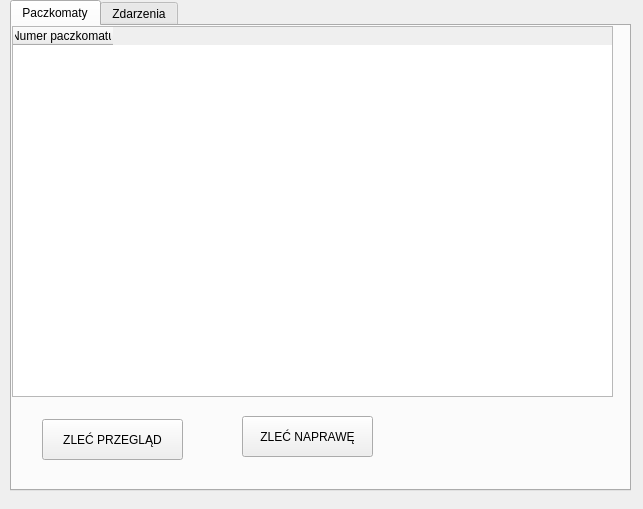
<?xml version="1.0" encoding="UTF-8"?>
<ui version="4.0">
 <class>Form</class>
 <widget class="QWidget" name="Form">
  <property name="geometry">
   <rect>
    <x>0</x>
    <y>0</y>
    <width>643</width>
    <height>509</height>
   </rect>
  </property>
  <property name="windowTitle">
   <string>Form</string>
  </property>
  <widget class="QTabWidget" name="tabWidget">
   <property name="geometry">
    <rect>
     <x>10</x>
     <y>0</y>
     <width>621</width>
     <height>491</height>
    </rect>
   </property>
   <property name="currentIndex">
    <number>0</number>
   </property>
   <widget class="QWidget" name="parcelMachineTable">
    <attribute name="title">
     <string>Paczkomaty</string>
    </attribute>
    <widget class="QTableWidget" name="parcelMachineTable_2">
     <property name="geometry">
      <rect>
       <x>0</x>
       <y>0</y>
       <width>601</width>
       <height>371</height>
      </rect>
     </property>
     <column>
      <property name="text">
       <string>Numer paczkomatu</string>
      </property>
     </column>
    </widget>
    <widget class="QPushButton" name="orderReviewBtn">
     <property name="geometry">
      <rect>
       <x>30</x>
       <y>393</y>
       <width>141</width>
       <height>41</height>
      </rect>
     </property>
     <property name="text">
      <string>ZLEĆ PRZEGLĄD</string>
     </property>
    </widget>
    <widget class="QPushButton" name="orderRepairBtn">
     <property name="geometry">
      <rect>
       <x>230</x>
       <y>390</y>
       <width>131</width>
       <height>41</height>
      </rect>
     </property>
     <property name="text">
      <string>ZLEĆ NAPRAWĘ</string>
     </property>
    </widget>
   </widget>
   <widget class="QWidget" name="tab_2">
    <attribute name="title">
     <string>Zdarzenia</string>
    </attribute>
    <widget class="QTableWidget" name="logsTable">
     <property name="geometry">
      <rect>
       <x>0</x>
       <y>0</y>
       <width>611</width>
       <height>451</height>
      </rect>
     </property>
    </widget>
   </widget>
  </widget>
 </widget>
 <resources/>
 <connections/>
</ui>
